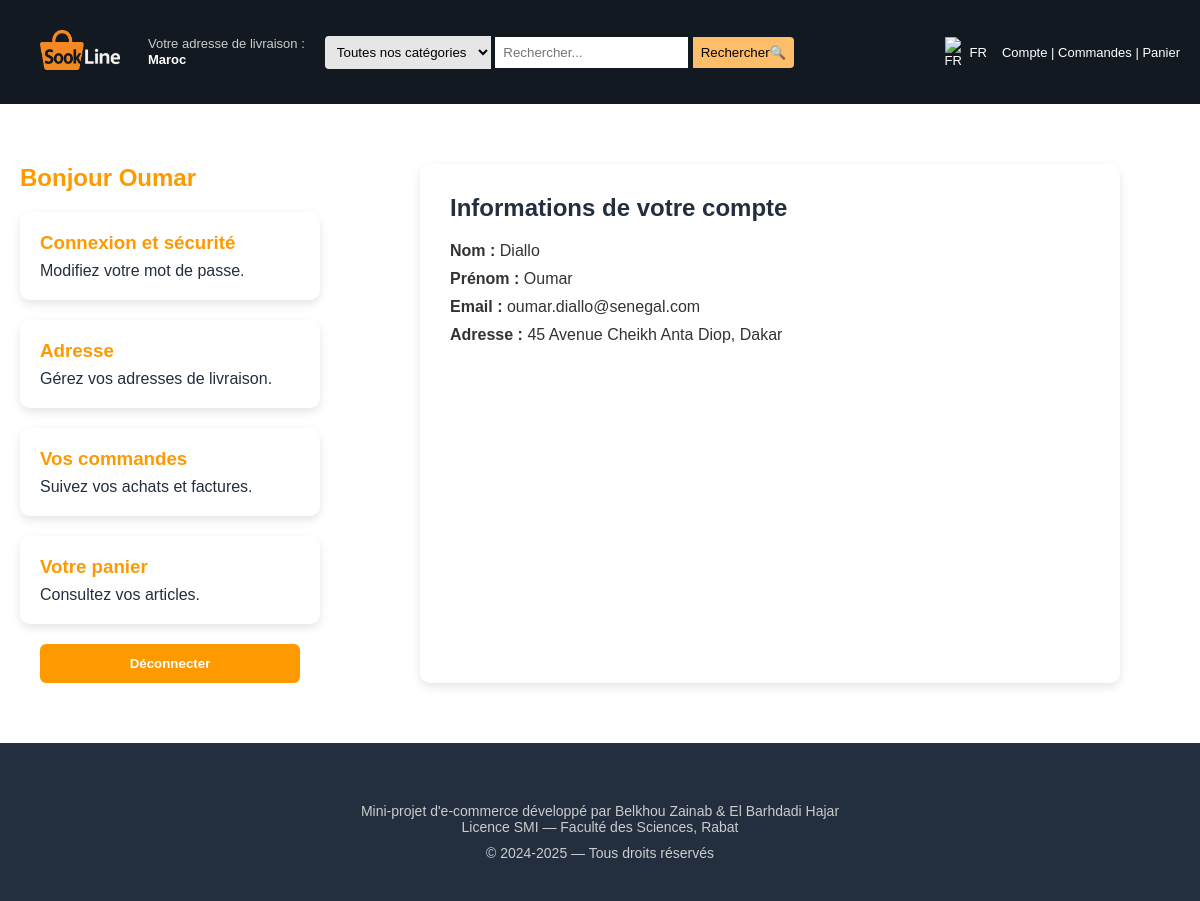
/profil_client.php (signed in), run on the app's committed database.
### tables this page shows
CREATE TABLE `clients` (
  `id` int(11) NOT NULL,
  `nom` varchar(100) NOT NULL,
  `prenom` varchar(100) NOT NULL,
  `email` varchar(255) NOT NULL,
  `adresse` text DEFAULT NULL,
  `password` varchar(255) NOT NULL
);

### profil_client.php (the view, shortened to what this page needs)
<!DOCTYPE html>
<html lang="fr">
<head>
  <link rel="stylesheet" href="style.css">
</head>
<body>
<?php
include 'bar.php';
require_once 'db.php';
$id_client = $_SESSION['client_id'] ?? null;
$client = [];
if ($id_client) {
    $stmt = $conn->prepare("SELECT nom, prenom, email, password, adresse FROM clients WHERE id = ?");
    $stmt->bind_param("i", $id_client);
    $stmt->execute();
    $result = $stmt->get_result();
    $client = $result->fetch_assoc();
}
?>
<div class="main-container">
  <?php include 'menu_gauche.php'; ?>
  <div class="content">
    <h2>Informations de votre compte</h2>
    <?php if ($client): ?>
      <p><b>Nom :</b> <?= htmlspecialchars($client['nom']) ?></p>
      <p><b>Prénom :</b> <?= htmlspecialchars($client['prenom']) ?></p>
      <p><b>Email :</b> <?= htmlspecialchars($client['email']) ?></p>
      <p><b>Adresse :</b> <?= htmlspecialchars($client['adresse'] ?? 'Non renseignée') ?></p>
    <?php else: ?>
      <p>Impossible de charger les informations du client.</p>
    <?php endif; ?>
  </div>
</div>
<?php include 'footer.php'; ?>
</body>
</html>

### style.css (style rules this page uses)
* { margin: 0; padding: 0; box-sizing: border-box; }
body { font-family: Arial, sans-serif; transition: background-color 0.3s ease; }
.main-container { display: flex; max-width: 1200px; margin: 40px auto; gap: 40px; padding: 20px; }
.content { flex: 1; background: white; padding: 30px; border-radius: 10px; box-shadow: 0 4px 10px rgba(0, 0, 0, 0.1); max-width: 700px; margin: 0 auto; }
.content h2 { color: #232F3E; margin-bottom: 20px; }
.content p { font-size: 16px; color: #333; margin-bottom: 10px; }

### data on the page
clients: nom "Diallo", prenom "Oumar", email "oumar.diallo@senegal.com", adresse "45 Avenue Cheikh Anta Diop, Dakar"

### other printed values
$_SESSION['prenom'] "Oumar"
